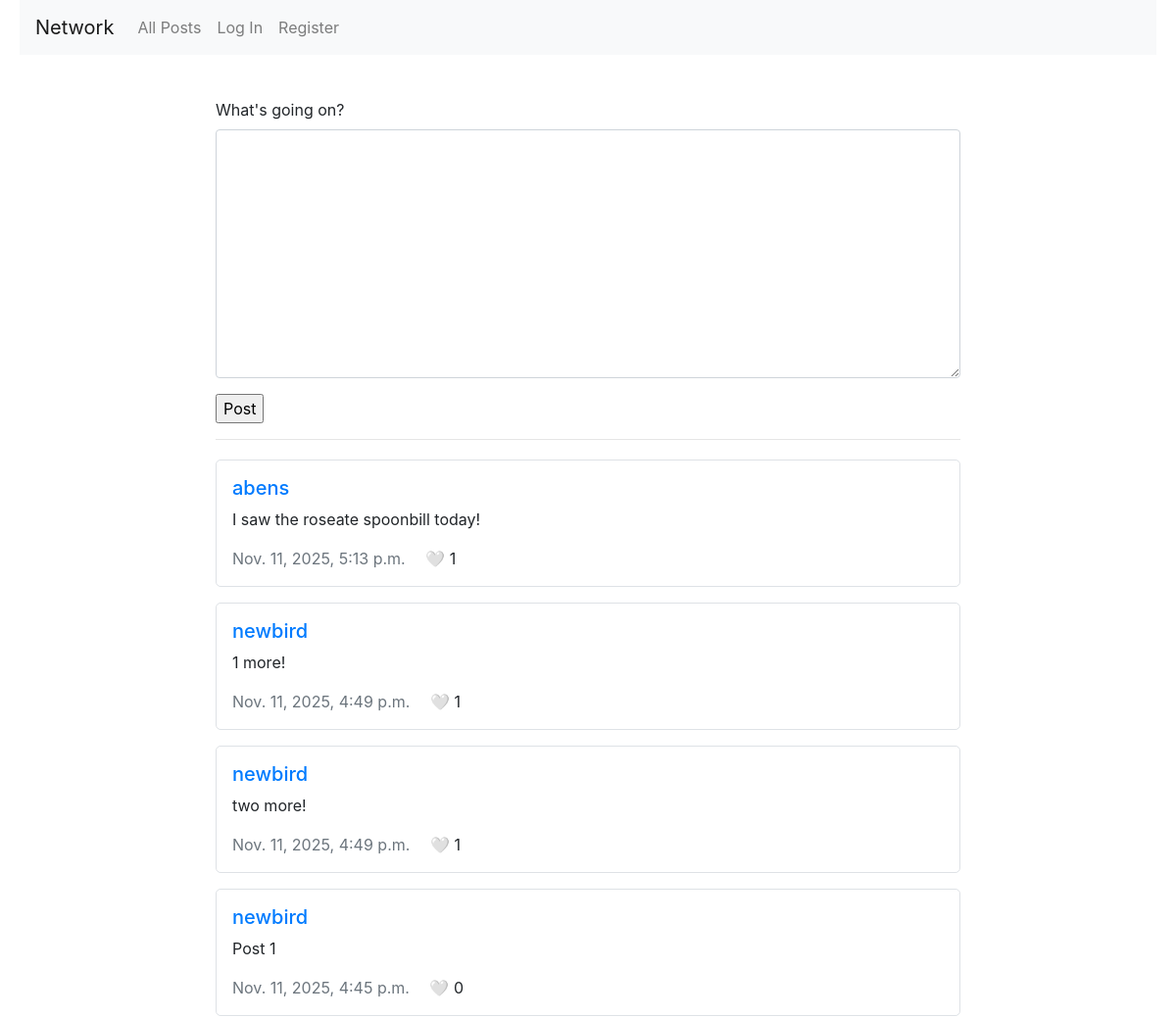
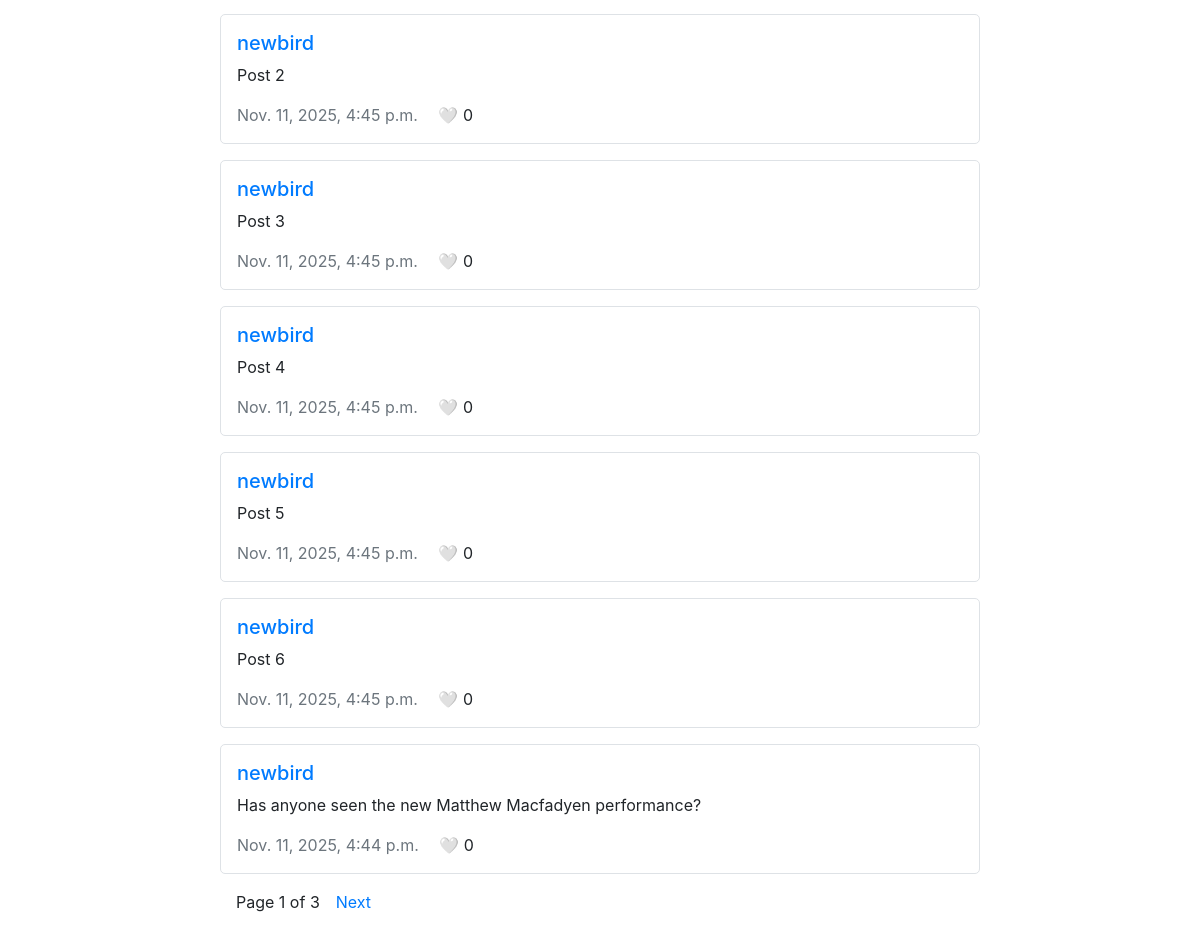
The page / on the database its author committed (2 pictures, top to bottom).
### network/models.py (models this page shows, shortened)
class Post(models.Model):
    content = models.TextField(max_length=500)
    created = models.DateTimeField(auto_now_add=True)
    modified = models.DateTimeField(auto_now=True)
    is_deleted = models.BooleanField(default=False) #Soft delete
    like = models.ManyToManyField(User, related_name="liked_posts", blank=True)
    parent = models.ForeignKey('self', on_delete=models.CASCADE, related_name="replies", null=True, blank=True) # Allows threads
    user = models.ForeignKey(User, on_delete=models.CASCADE, related_name="posts")
    def like_count(self):
        return self.like.count()
    class Meta:
        ordering = ['-created'] # Sort by most recently created

class User(AbstractUser):
    following = models.ManyToManyField('self', symmetrical=False, related_name="followers")

### network/views.py (the view)
# urls.py: path("", views.index, name="index"),
def index(request):
    page_number = request.GET.get('page', 1)
    posts = Post.objects.all()
    p = Paginator(posts,10)
    try:
        page = p.page(int(page_number))
    except:
        page = p.page(1)
    if request.method == "POST":
        form = NewPostForm(request.POST)
        if form.is_valid():
            post = form.save(commit=False)
            post.user = request.user
            post.save()
            return HttpResponseRedirect(reverse("index"))
    else:
        form = NewPostForm()
    return render(request, "network/index.html", {
        "newpostform": form,
        "page": page,
    })

### network/views.py
class NewPostForm(forms.ModelForm):
    class Meta:
        model = Post
        fields = ['content']
        widgets = {
            'content': forms.Textarea()
        }
        labels = {
            'content': 'What\'s going on?'
        }
    def __init__(self, *args, **kwargs):
        super().__init__(*args, **kwargs)
        for visible in self.visible_fields():
            visible.field.widget.attrs["class"] = "form-control mb-3"

### network/templates/network/index.html (shortened to what this page needs)
{% extends "network/layout.html" %}
{% block body %}
    <div class="container mt-4">
        <form method="post">
            {{ newpostform }}
            <input type="submit" value="Post">
        </form>
        <hr>
        <div class="posts">
            {% for post in page %}
                <div class="post mb-3 p-3 border">
                    <a href="/profile/{{ post.user.username }}"><h5>{{ post.user.username }}</h5></a>
                    <p>{{ post.content }}</p>
                    <span class="username text-muted">{{ post.created }}</span>
                    {% if user.is_authenticated %}
                        <button class="btn btn-sm like-btn"
                                data-post-id="{{ post.id }}">
                            <span class="heart">{% if user in post.like.all %}❤️{% else %}🤍{% endif %}</span>
                            <span class="like-count">{{ post.like_count }}</span>
                        </button>
                    {% else %}
                        <span class="likes ml-3">🤍 {{ post.like_count }}</span>
                    {% endif %}
                </div>
            {% endfor %}
        </div>
        <div class="pagination mt-3">
            <span class="mx-3">Page {{ page.number }} of {{ page.paginator.num_pages }}</span>
            {% if page.has_next %}
                <a href="?page={{ page.next_page_number }}">Next</a>
            {% endif %}
        </div>
    </div>
{% endblock %}

### network/templates/network/layout.html (shortened to what this page needs)
{% load static %}
<!DOCTYPE html>
<html lang="en">
    <head>
        <link rel="stylesheet" href="https://stackpath.bootstrapcdn.com/bootstrap/4.4.1/css/bootstrap.min.css">
        <link href="{% static 'network/styles.css' %}" rel="stylesheet">
    </head>
    <body>
        <nav class="navbar navbar-expand-lg navbar-light bg-light">
            <a class="navbar-brand" href="#">Network</a>
            <div>
              <ul class="navbar-nav mr-auto">
                <li class="nav-item">
                  <a class="nav-link" href="{% url 'index' %}">All Posts</a>
                </li>
                {% if user.is_authenticated %}
                    <li class="nav-item">
                        <a class="nav-link" href="{% url 'following' %}">Following</a>
                    </li>
                    <li class="nav-item">
                        <a class="nav-link" href="{% url 'logout' %}">Log Out</a>
                    </li>
                {% else %}
                    <li class="nav-item">
                        <a class="nav-link" href="{% url 'login' %}">Log In</a>
                    </li>
                    <li class="nav-item">
                        <a class="nav-link" href="{% url 'register' %}">Register</a>
                    </li>
                {% endif %}
              </ul>
            </div>
          </nav>
        <div class="body">
            {% block body %}
            {% endblock %}
        </div>
    </body>
</html>

### network/static/network/styles.css (style rules this page uses)
body { margin-top: 0; margin-left: 20px; margin-right: 20px; margin-bottom: 20px; }
.container { max-width: 800px; margin: 0 auto; padding: 20px; }
.posts { margin-top: 20px; }
.post { margin-bottom: 15px; padding: 15px; border: 1px solid #ddd; border-radius: 5px; }

### rows shown on the page
Post: user.username "abens", content "I saw the roseate spoonbill today!", created "Nov. 11, 2025, 5:13 p.m.", like_count "1"
Post: user.username "newbird", content "1 more!", created "Nov. 11, 2025, 4:49 p.m.", like_count "1"
Post: user.username "newbird", content "two more!", created "Nov. 11, 2025, 4:49 p.m.", like_count "1"
Post: user.username "newbird", content "Post 1", created "Nov. 11, 2025, 4:45 p.m.", like_count "0"
Post: user.username "newbird", content "Post 2", created "Nov. 11, 2025, 4:45 p.m.", like_count "0"
Post: user.username "newbird", content "Post 3", created "Nov. 11, 2025, 4:45 p.m.", like_count "0"
Post: user.username "newbird", content "Post 4", created "Nov. 11, 2025, 4:45 p.m.", like_count "0"
Post: user.username "newbird", content "Post 5", created "Nov. 11, 2025, 4:45 p.m.", like_count "0"
Post: user.username "newbird", content "Post 6", created "Nov. 11, 2025, 4:45 p.m.", like_count "0"
Post: user.username "newbird", content "Has anyone seen the new Matthew Macfadyen performance?", created "Nov. 11, 2025, 4:44 p.m.", like_count "0"

### other values the page prints
{{ page.number }} "1"
{{ page.paginator.num_pages }} "3"
